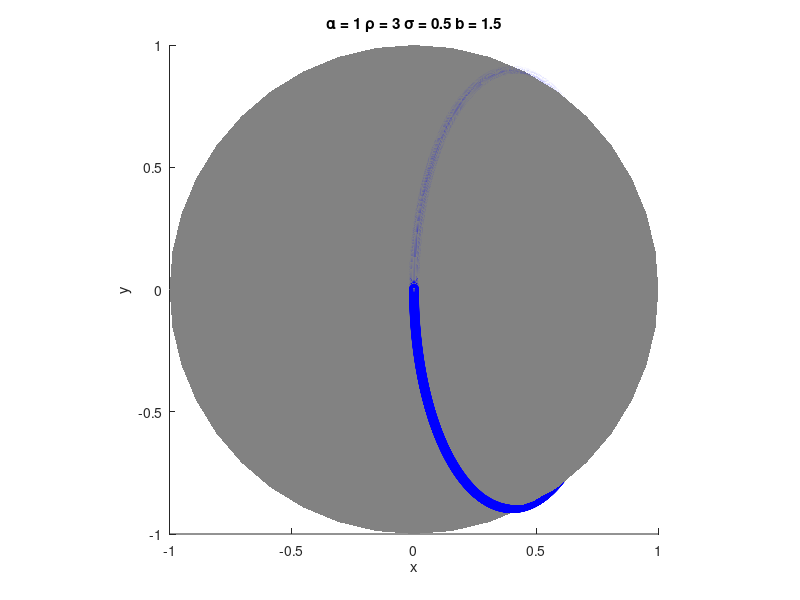
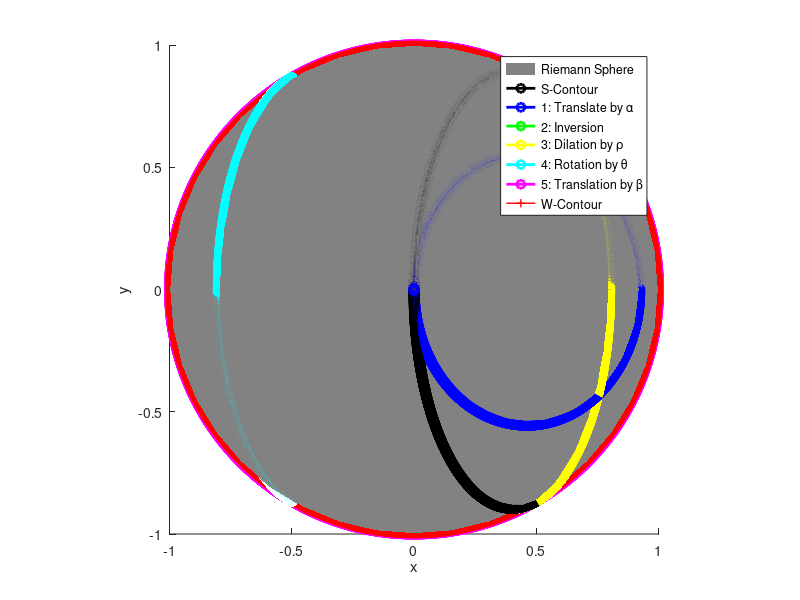
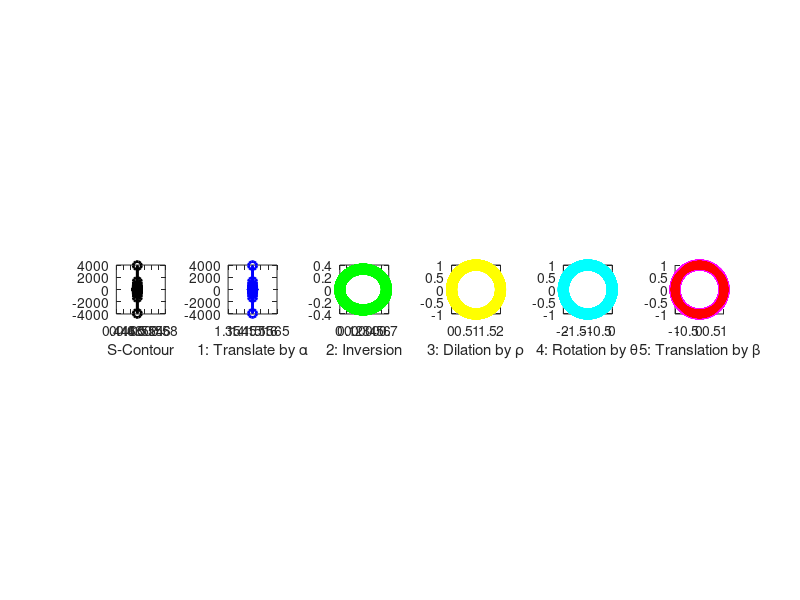
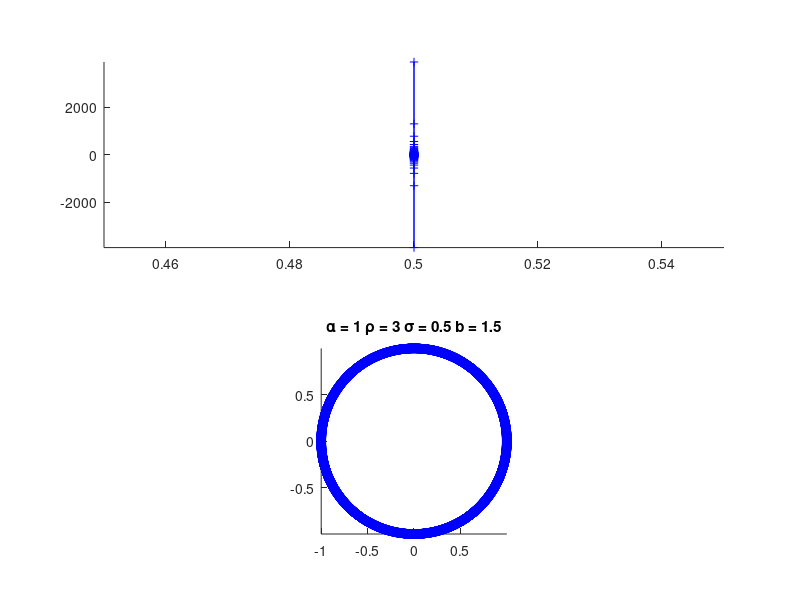

Reproduce these figures in MATLAB, in order.
%Patrick Kano
%April 27, 2016
%Map the Bromwich contour back to the Riemann sphere
%    sigma = (rho/2) - alpha;
%    b     = rho/2
%    alpha = b - sigma; 
%    rho   = 2b;

%Correct but not used
%Rvec = sqrt([xvec.^2+yvec.^2+zvec.^2]);
%Thetavec = acos(zvec./Rvec);
%Phivec = atan(yvec./xvec);


clear all;
close all;
format compact;
format long g;


inFs = '(1./s).*(s-0.5 + 1)';

%bval = 10;
alphaval = 1;
%rho=b/2


%Ncs = 41;
%ColorMatrix = colormap(jet(Ncs));
%sigvec = linspace(-10,10,Ncs); 
Ncs = 1;
ColorMatrix = [0 0 1];
sigvec = 0.5;


figure(1);
hold on;
[xsph,ysph,zsph] = sphere(40);
Cmap=zeros(size(zsph));
surf(xsph,ysph,zsph,Cmap);
colormap('gray');
grid off;
shading interp;

figure(2);
hold on;
[xsph,ysph,zsph] = sphere(40);
Cmap=zeros(size(zsph));
surf(xsph,ysph,zsph,Cmap);
colormap('gray');
grid off;
shading interp;

tvec = linspace(-pi,pi,4096); %This is the 2D in W-plane theta

for sidx=1:length(sigvec)
sigma = sigvec(sidx)
bval = alphaval + sigma
alphaval=alphaval
%alphaval = bval-sigma %constant alpha test
rhoval = 2.0*bval

if(rhoval==0),
 error('rho can not be zero');
end

%u from solving backwards from uniform w=e^{itheta} sampling to y
uvec = bval*sin(tvec)./(1-cos(tvec)); %finite sampling here yields the approximation
Szero = sigma + 1i*uvec;


s=Szero;
Fsp = eval(inFs);
clear s;

%Weeks figured out the exact Moebius transformation that will manipulate the
%Riemann sphere so that no matter which contour you choose, the sphereographic projected
%W-space contour from the manipulated sphere is ALWAYS the unit circle
%MY question: Is Weeks mapping unique?  Is it the only transformation of the contour
%that will always lead to W-projection on the unit circle?

Wweeks = (Szero - sigma - bval)./(Szero - sigma + bval);

svec = Szero;
denom = svec.*conj(svec)+1;
Xzero = 2*real(svec)./denom;
Yzero = 2*imag(svec)./denom;
Zzero = (svec.*conj(svec)-1)./denom;
SphereThetaZero = acos(Zzero); %r=1
SpherePhiZero = atan2(Yzero,Xzero);

%Shift
Sone = Szero + alphaval;
svec = Sone;
denom = svec.*conj(svec)+1;
Xone = 2*real(svec)./denom;
Yone = 2*imag(svec)./denom;
Zone = (svec.*conj(svec)-1)./denom;
SphereThetaOne = acos(Zone); %r=1
SpherePhiOne = atan2(Yone,Xone);

%Invert
Stwo = 1./Sone;
svec = Stwo;
denom = svec.*conj(svec)+1;
Xtwo = 2*real(svec)./denom;
Ytwo = 2*imag(svec)./denom;
Ztwo = (svec.*conj(svec)-1)./denom;
SphereThetaTwo = acos(Ztwo); %r=1
SpherePhiTwo = atan2(Ytwo,Xtwo);

%Expand
Sthree = rhoval*Stwo;
svec = Sthree;
denom = svec.*conj(svec)+1;
Xthree = 2*real(svec)./denom;
Ythree = 2*imag(svec)./denom;
Zthree = (svec.*conj(svec)-1)./denom;
SphereThetaThree = acos(Zthree); %r=1
SpherePhiThree = atan2(Ythree,Xthree);

%Reflect
Sfour = -1*Sthree;
svec = Sfour;
denom = svec.*conj(svec)+1;
Xfour = 2*real(svec)./denom;
Yfour = 2*imag(svec)./denom;
Zfour = (svec.*conj(svec)-1)./denom;
SphereThetaFour = acos(Zfour); %r=1
SpherePhiFour = atan2(Yfour,Xfour);

%Shift up
Sfive = 1 + Sfour;
svec = Sfive;
denom = svec.*conj(svec)+1;
Xfive = 2*real(svec)./denom;
Yfive = 2*imag(svec)./denom;
Zfive = (svec.*conj(svec)-1)./denom;
SphereThetaFive = acos(Zfive); %r=1
SpherePhiFive = atan2(Yfive,Xfive);

svec = Wweeks;
denom = svec.*conj(svec)+1;
Xweeks = 2*real(svec)./denom;
Yweeks = 2*imag(svec)./denom;
Zweeks = (svec.*conj(svec)-1)./denom;
SphereThetaWeeks = acos(Zweeks); %r=1
SpherePhiWeeks = atan2(Yweeks,Xweeks);

%Sfinal should be the same as Weeks
disp('S--> W Transformations');
disp([Szero'; Sone'; Stwo'; Sthree'; Sfour'; Sfive'; Wweeks']);

%-------------------------------------------------------------------------%
figure(1);
plot3(Xzero,Yzero,Zzero,'-o','Color',ColorMatrix(sidx,1:3),'linewidth',1);

axis('square');
xlabel('x');
ylabel('y');
zlabel('z');

%-------------------%
figure(2);
hold on;
plot3(Xzero,Yzero,Zzero,'-ko','linewidth',2);
plot3(Xone,Yone,Zone,'-bo','linewidth',2);
plot3(Xtwo,Ytwo,Ztwo,'-go','linewidth',2);
plot3(Xthree,Ythree,Zthree,'-yo','linewidth',2);
plot3(Xfour,Yfour,Zfour,'-co','linewidth',2);
plot3(Xfive,Yfive,Zfive,'-mo','linewidth',2);
plot3(Xweeks,Yweeks,Zweeks,'-r+','linewidth',1);
hold off;
axis('square');
xlabel('x');
ylabel('y');
zlabel('z');
legend('Riemann Sphere',...
'S-Contour',...
'1: Translate by \alpha',...
'2: Inversion',...
'3: Dilation by \rho',...
'4: Rotation by \theta',...
'5: Translation by \beta',...
'W-Contour');

%-------------------------------%
figure(3);
subplot(1,6,1);
plot(real(Szero),imag(Szero),'-ko','linewidth',2);
axis square;
xlabel('S-Contour');

subplot(1,6,2);
plot(real(Sone),imag(Sone),'-bo','linewidth',2);
axis square;
xlabel('1: Translate by \alpha');

subplot(1,6,3);
plot(real(Stwo),imag(Stwo),'-go','linewidth',2);
axis square;
xlabel('2: Inversion');

subplot(1,6,4);
plot(real(Sthree),imag(Sthree),'-yo','linewidth',2);
axis square;
xlabel('3: Dilation by \rho');

subplot(1,6,5);
plot(real(Sfour),imag(Sfour),'-co','linewidth',2);
axis square;
xlabel('4: Rotation by \theta');

subplot(1,6,6);
hold on;
plot(real(Sfive),imag(Sfive),'-mo','linewidth',2);
plot(real(Wweeks),imag(Wweeks),'-r+','linewidth',1);
hold off;
axis square;
xlabel('5: Translation by \beta');
%'W-Contour');
drawnow;

%-----------------%
figure(10);
subplot(2,1,1);
hold on;
plot(real(Szero),imag(Szero),'-+','Color',ColorMatrix(sidx,1:3),'linewidth',0.1);
axis tight;

subplot(2,1,2);
hold on;
plot(real(Wweeks),imag(Wweeks),'-o','Color',ColorMatrix(sidx,1:3),'linewidth',1);
axis square;
drawnow;
axis tight;

figure(1);
title(['\alpha = ',num2str(alphaval),' \rho = ',num2str(rhoval), ' \sigma = ',num2str(sigma),' b = ',num2str(bval)]);

figure(10);
title(['\alpha = ',num2str(alphaval),' \rho = ',num2str(rhoval), ' \sigma = ',num2str(sigma),' b = ',num2str(bval)]);
pause(0.5);


%-----------------%
figure(11);
%Szero
%Xzero, Yzero, Zzero
%Fsp
subplot(1,2,1);
plot(tvec,abs(Fsp),'-ko');
ylabel('|F(s)|');

subplot(1,2,2);
plot(tvec,angle(Fsp),'-ko');
ylabel('phase(F(s))');

%-----------------%
figure(12);
%Szero
%Xzero, Yzero, Zzero
%Fsp
x = real(Wweeks);
y = imag(Wweeks);
z = log(abs(Fsp));
c = angle(Fsp);
h = surface(...
  'XData',[x(:) x(:)],...
  'YData',[y(:) y(:)],...
  'ZData',[z(:) z(:)],...
  'CData',[c(:) c(:)],...
  'FaceColor','none',...
  'EdgeColor','flat',...
  'Marker','none', ...
  'LineWidth',2);
view(3);
xlabel('real(W)');
ylabel('imag(W)');
zlabel('ln|F(s)|');

%-----------------%
figure(13);
%Szero
%Xzero, Yzero, Zzero
%Fsp
Fspmag = log(abs(Fsp));
h = surface(...
  'XData',[Xzero(:) Xzero(:)],...
  'YData',[Yzero(:) Yzero(:)],...
  'ZData',[Zzero(:) Zzero(:)],...
  'CData',[Fspmag(:) Fspmag(:)],...
  'FaceColor','none',...
  'EdgeColor','flat',...
  'Marker','none', ...
  'LineWidth',2);
view(3);
xlabel('Riemann Sphere X');
ylabel('Riemann Sphere Y');
ylabel('Riemann Sphere Z');
title('ln|F(s)|');

%-----------------%
figure(14);
%Szero
%Xzero, Yzero, Zzero
%Fsp
Fspangle = angle(Fsp);
h = surface(...
  'XData',[Xzero(:) Xzero(:)],...
  'YData',[Yzero(:) Yzero(:)],...
  'ZData',[Zzero(:) Zzero(:)],...
  'CData',[Fspangle(:) Fspangle(:)],...
  'FaceColor','none',...
  'EdgeColor','flat',...
  'Marker','none', ...
  'LineWidth',2);
view(3);
xlabel('Riemann Sphere X');
ylabel('Riemann Sphere Y');
ylabel('Riemann Sphere Z');
title('angle|F(s)|');


%-----------------%
figure(15);
%Szero
%Xzero, Yzero, Zzero
%Fsp
Wz = log(abs(Fsp));
Wc = angle(Fsp);
h = surface(...
  'XData',[SphereThetaZero(:) SphereThetaZero(:)],...
  'YData',[SpherePhiZero(:) SpherePhiZero(:)],...
  'ZData',[Wz(:) Wz(:)],...
  'CData',[c(:) c(:)],...
  'FaceColor','none',...
  'EdgeColor','flat',...
  'Marker','none', ...
  'LineWidth',2);
view(3);
xlabel('Riemann Sphere \theta');
ylabel('Riemann Sphere \phi');
zlabel('ln|F(s)|');


end

disp('Complete');